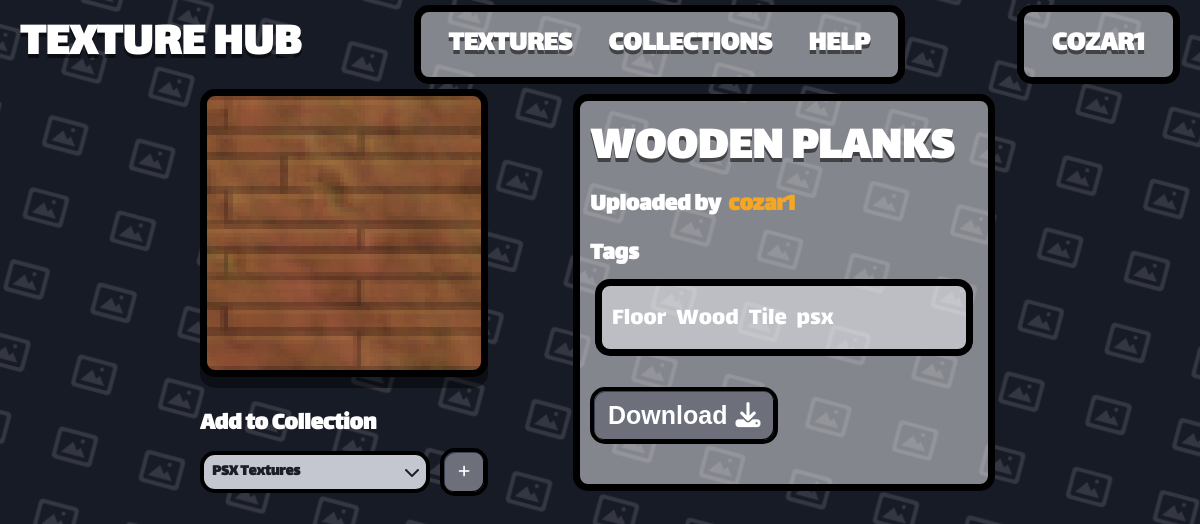
Screenshot of /texture/2 (signed in) with the database file from the repository.
### app.py (models this page shows)
class User(db.Model):
    __tablename__ = 'User'
    user_id = db.Column(db.Integer, primary_key=True)
    user_name = db.Column(db.String(80), unique=True, nullable=False)
    user_password = db.Column(db.String(120), nullable=False)
    user_rating = db.Column(db.Integer, default=0)

class Texture(db.Model):
    __tablename__ = 'Texture'
    texture_id = db.Column(db.Integer, primary_key=True)
    texture_name = db.Column(db.String(80), unique=True, nullable=False)
    texture_address = db.Column(db.String(120), nullable=False)
    texture_user_id = db.Column(db.Integer, default=0)
    texture_tags = db.Column(db.String(200), nullable=True)

### app.py (the view, shortened to what this page needs)
@app.route('/texture/<texture_id>', methods=["POST", "GET"])
def texture(texture_id):
    user = get_current_user()
    if user is None:
        return redirect('/login')
    collections = Collection.query.filter_by(collection_user_id=user.user_id).all()
    texture = Texture.query.filter_by(texture_id=texture_id).first()
    uploaded_user = User.query.filter_by(user_id=texture.texture_user_id).first()
    in_collections = {
        row.collection_id
        for row in Texture_Collection.query.filter_by(texture_id=texture_id).all()
    }
    collections_contained = {
        c.collection_id: (c.collection_id in in_collections)
        for c in collections
    }
    return render_template(
        'texture.html',
        user=user,
        texture=texture,
        uploaded_user=uploaded_user,
        collections=collections,
        collections_contained=collections_contained
    )

### app.py (called while the page is built)
def get_current_user():
    user_id = session.get('user_id')
    if user_id is None:
        return None
    return User.query.get(user_id)

@app.template_filter('texture_url')
def texture_image_url(address):
    if not address:
        return DEFAULT_TEXTURE_URL
    addr = str(address).strip().replace('\\', '/')
    if addr.startswith('/static/images/'):
        rel = addr[len('/static/images/') :]
    elif addr.startswith('static/images/'):
        rel = addr[len('static/images/') :]
    else:
        rel = os.path.basename(addr)
    rel = os.path.basename(rel)
    if not rel or rel.startswith('.'):
        return DEFAULT_TEXTURE_URL
    full = os.path.join(STATIC_IMAGES_DIR, rel)
    if os.path.isfile(full):
        return f'/static/images/{rel}'
    return DEFAULT_TEXTURE_URL

### templates/texture.html (shortened to what this page needs)
{% extends "template.html" %}
{% block content %}
<div class="th-texture-page">
    <div class="th-item-page-img-column">
    <div class="th-detail-image" style="background-image: url('{{ texture.texture_address | texture_url }}'); background-size: cover; background-position: center; background-repeat: no-repeat;"></div>
    <div class="th-collection-row">
            <label class="th-label" for="collection-select">Add to Collection</label>
        </div>
        <form action="/texture/{{ texture.texture_id }}" method="post" style="display:flex; gap:10px; align-items:center;">
            <div class="th-select-wrap" style="flex:1;">
                <select class="th-input th-select" name="collection" id="collection-select">
                    {% for item in collections %}
                    <option value="{{ item.collection_id }}">{{ item.collection_name }}</option>
                    {% endfor %}
                </select>
            </div>
        <button type="submit" name="action" value="add" class="th-btn" id="add-btn">
            <i class="fas fa-plus"></i>
        </button>
        </form>
    </div>
    <div class="container">
        <div class="th-detail-title-row">
            <h1 class="th-detail-title">{{ texture.texture_name }}</h1>
        </div>
        <div class="th-detail-author">Uploaded by <a class="th-signup-link" href="/user/{{ uploaded_user.user_name }}">{{ uploaded_user.user_name }}</a></div>
        {% if texture.texture_tags %}
        <label class="th-label">Tags</label>
        <div class="container">
            {% for tag in texture.texture_tags.split(',') %}
            <span class="th-detail-tag" style="display: inline-block; margin: 4px 6px 0 0;">{{ tag.strip() }}</span>
            {% endfor %}
        </div>
        {% endif %}
            <div class="th-download-panel">
        <form action="/download/{{ texture.texture_id }}" method="post">
            <button class="th-btn th-download-btn" type="submit" name="download" value="download">
                Download <i class="fas fa-download"></i>
            </button>
        </form>
    </div>
    </div>
</div>
{% endblock %}

### templates/template.html (shortened to what this page needs)
<!DOCTYPE html>
<html lang="en">
<head>
    <link rel="stylesheet" href="https://cdnjs.cloudflare.com/ajax/libs/font-awesome/6.5.2/css/all.min.css">
    <link rel="stylesheet" href="/static/style.css">
</head>
<body class="th-body">
    {% if request.endpoint not in ('login', 'signup') %}
    <header class="th-navbar">
        <a href="/" class="th-brand">TEXTURE HUB</a>
        <div class="container">
            <ul class="th-nav-links">
                <li><a href="/0" class="th-nav-link {% if request.path == '/' %}is-active{% endif %}">TEXTURES</a></li>
                <li><a href="/1" class="th-nav-link {% if request.path == '/collections' %}is-active{% endif %}">COLLECTIONS</a></li>
                <li><a href="/1" class="th-nav-link {% if request.path == '/collections' %}is-active{% endif %}">HELP</a></li>
            </ul>
        </div>
        <div class="container">
            <ul class="th-nav-links">
                {% if user %}
                    <li><a class="th-nav-link" href="/user/{{ user.user_name }}">{{ user.user_name }}</a></li>
                {% else %}
                    <li><a href="/login" class="th-nav-link {% if request.path == '/' %}is-active{% endif %}">Login</a></li>
                {% endif %}
            </ul>
        </div>
    </header>
    {% endif %}
    <main class="th-page">
        {% block content %}
        {% endblock %}
    </main>
</body>
</html>

### rows the page displays
User: user_name "COZAR1", user_name "cozar1"
Texture: texture_address|texture_url (picture), texture_name "WOODEN PLANKS"

### other values shown
{{ tag.strip() }} "Floor" "Wood" "Tile" "psx"
form field collection "PSX Textures"
